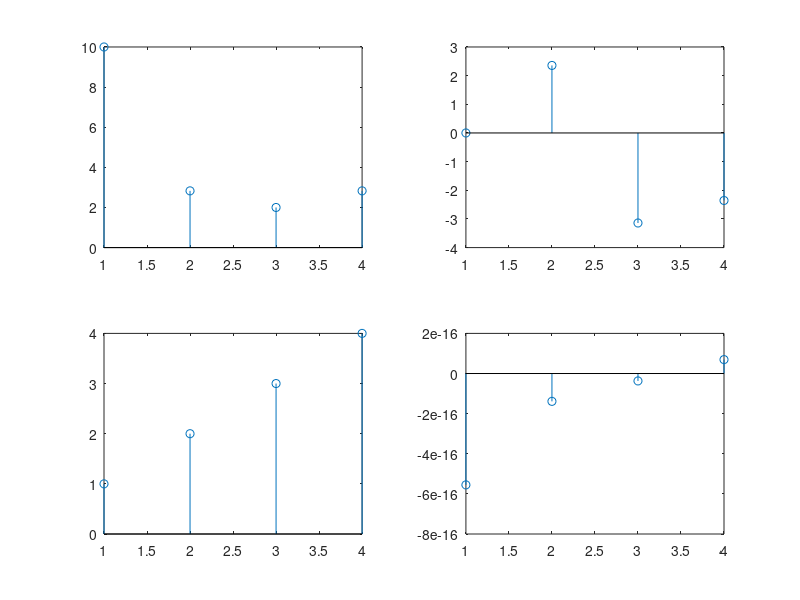

The MATLAB script that drew this image:
x = [1 2 3 4];
N=length(x);

% DFT
X=zeros(1,N);
for k=1:N
  for n=1:N
    X(k)=X(k)+x(n).*exp(-1j.*2.*pi.*(n-1).*(k-1)./N);
  end
end
X_mag = abs(X);
X_ph = angle(X);
subplot(221); stem(X_mag)
subplot(222); stem(X_ph)

% IDFT
Y = zeros(1, N);
for k=1:N
    for n=1:N
        Y(k) = Y(k) + (1/N).*X(n).*exp((1j.*2.*pi.*(n-1).*(k-1)./N));
    end
end
Y_mag = abs(Y);
Y_ph = angle(Y);
subplot(223); stem(Y_mag)
subplot(224); stem(Y_ph)

